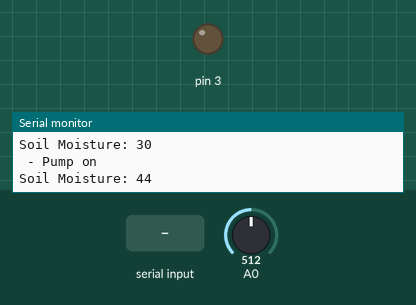
Simulated run of this sketch. Board: Arduino Uno, built with avr-gcc and run on an emulated ATmega328P. Parts: output pins drawn as LEDs (lit = HIGH), the last lines printed to the serial monitor. Dashed ring = blinking. Inputs (shaded band) come from the test bench; at power-on: A0 = 512.

Above: at 1.8 s.
1.9 s: "U,45\n" received over the second serial link
At 5.0 s:
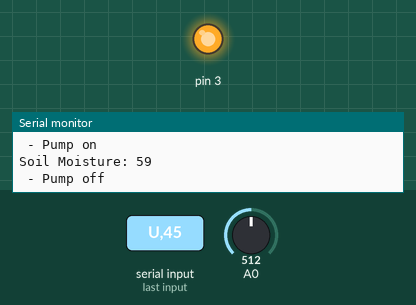
5.6 s: A0 set to 631
9.7 s: A0 set to 657
At 12.1 s:
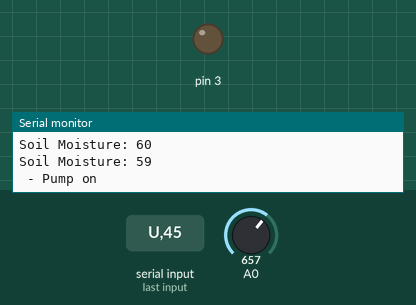
13.8 s: A0 set to 511
At 15.0 s:
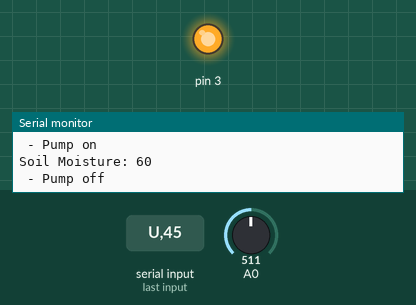
15.9 s: A0 set to 716
At 19.3 s:
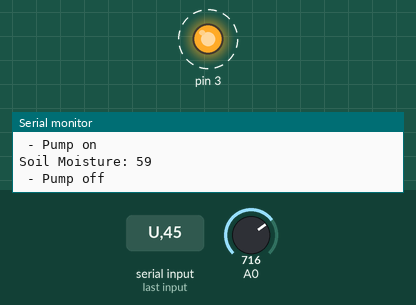
Timing chart, 0 to 21.0 s (numbered marks = the images above; inputs shaded):
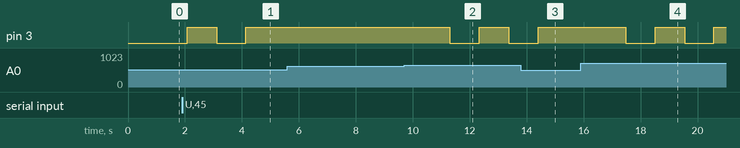

The sketch:

SmartHydration.ino
```cpp
#include <SoftwareSerial.h>

SoftwareSerial BTSerial(10, 11); // RX, TX

// Configurações do sensor e leituras
const int numReadings = 10;
int readings[numReadings];
int readIndex = 0;
int total = 0;

// Estados e parâmetros do Filtro de Kalman
float kalman_gain = 0.0;
float estimate = 0.0;
float estimate_error = 2.0; // Erro de estimativa
float measurement_error = 3.0; // Erro de medição do sensor

// Parâmetros do controle da bomba
bool pumpState = false;
int lowerThreshold = 60;
int upperThreshold = 65;

unsigned long lastPumpTime = 0;
const unsigned long pumpInterval = 3600000; // Intervalo para controle baseado em tempo (1 hora)

void setup() {
  pinMode(3, OUTPUT);
  Serial.begin(9600);
  BTSerial.begin(9600);
  initializeReadings();
}

void loop() {
  handleBluetoothCommands();

  int percentage = readAndFilterSoilMoisture();
  if (percentage == -1) {
    sendAlert("Sensor error!");
    return;
  }

  updateStatus(percentage); // Enviar status atual para Serial e Bluetooth
  controlPump(percentage);
  timeBasedPumpControl();
  delay(1000);
}

void initializeReadings() {
  for (int i = 0; i < numReadings; i++) {
    readings[i] = 0;
  }
}

void handleBluetoothCommands() {
  if (BTSerial.available()) {
    char c = BTSerial.read();
    // Ajuste dos limites de umidade via Bluetooth
    if (c == 'L') lowerThreshold = BTSerial.parseInt();
    if (c == 'U') upperThreshold = BTSerial.parseInt();
  }
}

int readAndFilterSoilMoisture() {
  int reading = analogRead(A0);
  if (reading < 0 || reading > 1023) return -1; // Verificação de erro de leitura

  return applyKalmanFilter(reading);
}

int applyKalmanFilter(int reading) {
  float measurement = map(reading, 355, 1023, 100, 0);
  kalman_gain = estimate_error / (estimate_error + measurement_error);
  estimate = estimate + kalman_gain * (measurement - estimate);
  estimate_error = (1.0 - kalman_gain) * estimate_error;
  return (int)estimate;
}

void controlPump(int moisturePercentage) {
  if (!pumpState && moisturePercentage < lowerThreshold) {
    pumpOn();
  } else if (pumpState && moisturePercentage > upperThreshold) {
    pumpOff();
  }
}

void pumpOn() {
  digitalWrite(3, LOW);
  pumpState = true;
  Serial.println(" - Pump on");
  BTSerial.println(" - Pump on");
}

void pumpOff() {
  digitalWrite(3, HIGH);
  pumpState = false;
  Serial.println(" - Pump off");
  BTSerial.println(" - Pump off");
}

void timeBasedPumpControl() {
  if (millis() - lastPumpTime > pumpInterval && !pumpState) {
    pumpOn();
    lastPumpTime = millis();
  }
}

void updateStatus(int moisturePercentage) {
  Serial.print("Soil Moisture: ");
  Serial.println(moisturePercentage);
  BTSerial.print("Soil Moisture: ");
  BTSerial.println(moisturePercentage);
}

void sendAlert(String message) {
  Serial.println(message);
  BTSerial.println(message);
}
```

Measured:
- the behaviour switches between 648 and 649 on A0 (found by bisection; images 1 and 2)
- after the input at 1.9 s, pin 3: LOW → HIGH after 0.18 s, → LOW 1.0 s later, → HIGH 1.0 s later
- after the input at 9.7 s, pin 3: HIGH → LOW after 1.6 s, → HIGH 1.0 s later, → LOW 1.0 s later
- after the input at 13.8 s, pin 3: goes on until 14.4 s, then stays HIGH
- after the input at 15.9 s, pin 3: alternates HIGH for 1.0 s and LOW for 1.0 s, starting after 1.6 s
